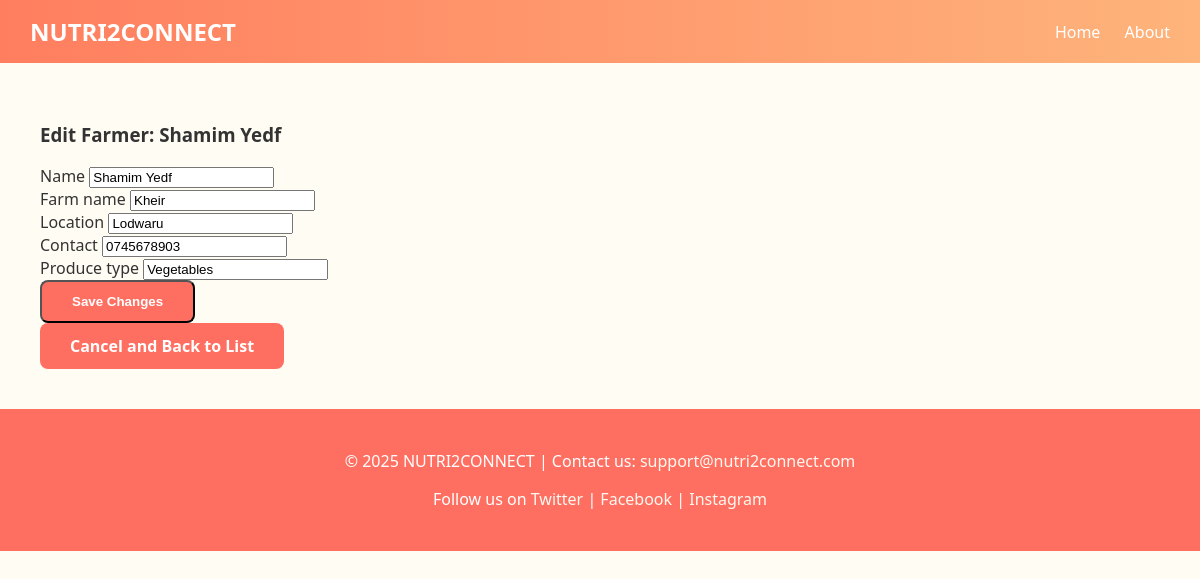
Screenshot of /farmers/1/edit/ with the database file from the repository.
### nutriconnect/models.py (models this page shows, shortened)
class Farmer(models.Model):
    name = models.CharField(max_length=100)
    farm_name = models.CharField(max_length=100)
    location = models.CharField(max_length=100)
    contact = models.CharField(max_length=15)
    produce_type = models.CharField(max_length=100)

### nutriconnect/views.py (the view)
# urls.py: path('farmers/<int:id>/edit/', views.farmer_update, name='farmer_update'),
def farmer_update(request, id):
    farmer = get_object_or_404(Farmer, id=id)
    form = FarmerForm(request.POST or None, instance=farmer)
    if form.is_valid():
        form.save()
        return redirect('farmer_list')
    return render(request, 'nutriconnect/farmer_form.html', {'form': form})

### nutriconnect/forms.py
class FarmerForm(forms.ModelForm):
    class Meta:
        model = Farmer
        fields = ['name', 'farm_name', 'location', 'contact', 'produce_type']
        widgets = {
            'name': forms.TextInput(attrs={'class': 'form-control'}),
            'farm_name': forms.TextInput(attrs={'class': 'form-control'}),
            'location': forms.TextInput(attrs={'class': 'form-control'}),
            'contact': forms.TextInput(attrs={'class': 'form-control'}),
            'produce_type': forms.TextInput(attrs={'class': 'form-control'}),
        }

### nutriconnect/templates/nutriconnect/farmer_form.html (shortened to what this page needs)
{% extends 'nutriconnect/base.html' %}
{% block content %}
<div class="container mt-5">
    <div class="row justify-content-center">
        <div class="col-md-8">
            <div class="card shadow-lg border-0">
                <div class="card-header bg-success text-white">
                    <h3 class="mb-0">{% if form.instance.pk %}Edit Farmer: {{ form.instance.name }}{% else %}Register New Farmer{% endif %}</h3>
                </div>
                <div class="card-body">
                    <form method="post">
                        {% for field in form %}
                            <div class="mb-3">
                                <label for="{{ field.id_for_label }}" class="form-label">{{ field.label }}</label>
                                {{ field }}
                            </div>
                        {% endfor %}
                        <button type="submit" class="btn btn-success mt-3 w-100">
                            {% if form.instance.pk %}Save Changes{% else %}Create Farmer{% endif %}
                        </button>
                    </form>
                </div>
                <div class="card-footer text-center">
                    <a href="{% url 'farmer_list' %}" class="btn btn-outline-secondary btn-sm">Cancel and Back to List</a>
                </div>
            </div>
        </div>
    </div>
</div>
{% endblock %}

### nutriconnect/templates/nutriconnect/base.html (style rules this page uses)
body { font-family: 'Segoe UI', Tahoma, Geneva, Verdana, sans-serif; margin: 0; padding: 0; background: #fefcf3; color: #333; }
a { text-decoration: none; color: inherit; }
.btn { display: inline-block; padding: 12px 30px; border-radius: 8px; font-weight: bold; background: #ff6f61; color: white; transition: background 0.3s; text-align: center; }
.container { max-width: 1200px; margin: auto; padding: 20px; }

### rows the page displays
Farmer: instance.name "Shamim Yedf", form "Shamim Yedf" "Kheir" "Lodwaru" "0745678903" "Vegetables"

### other values shown
{{ field.label }} "Name" "Farm name" "Location" "Contact" "Produce type"
